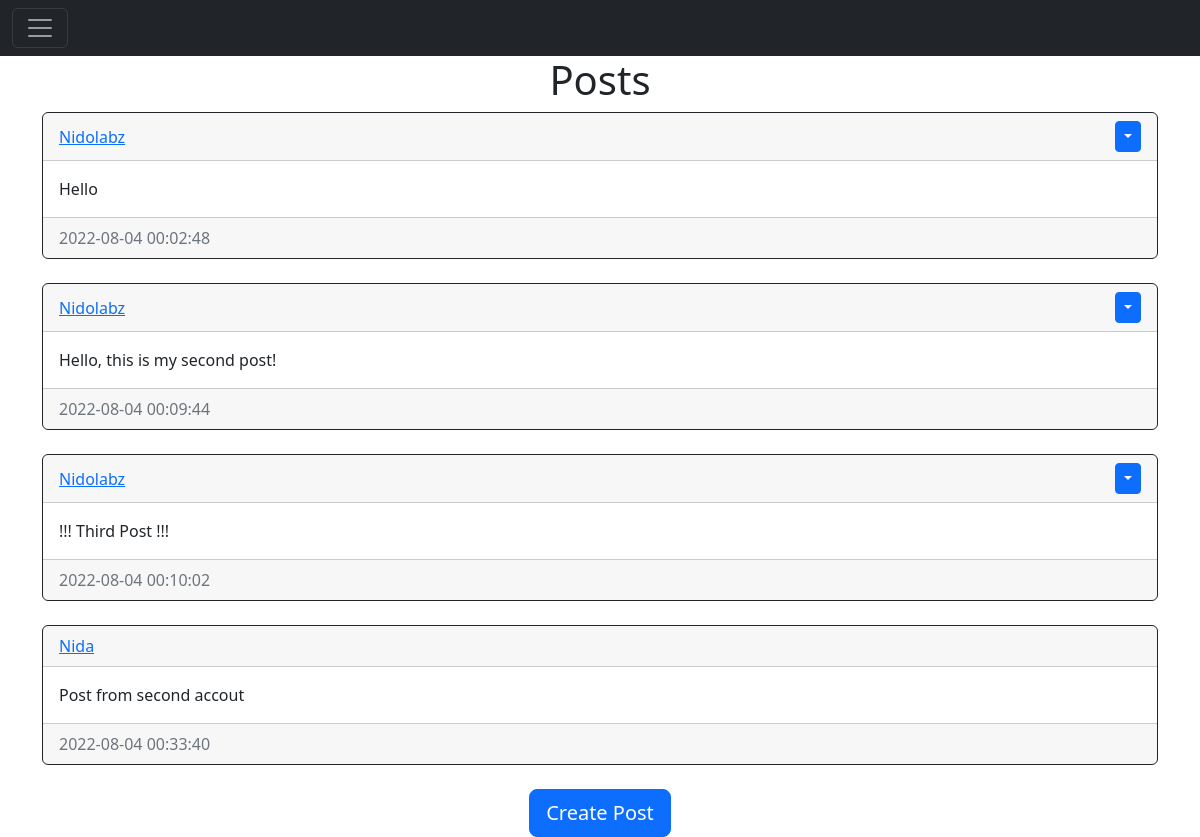
Page / (signed in) on the earlier database version.
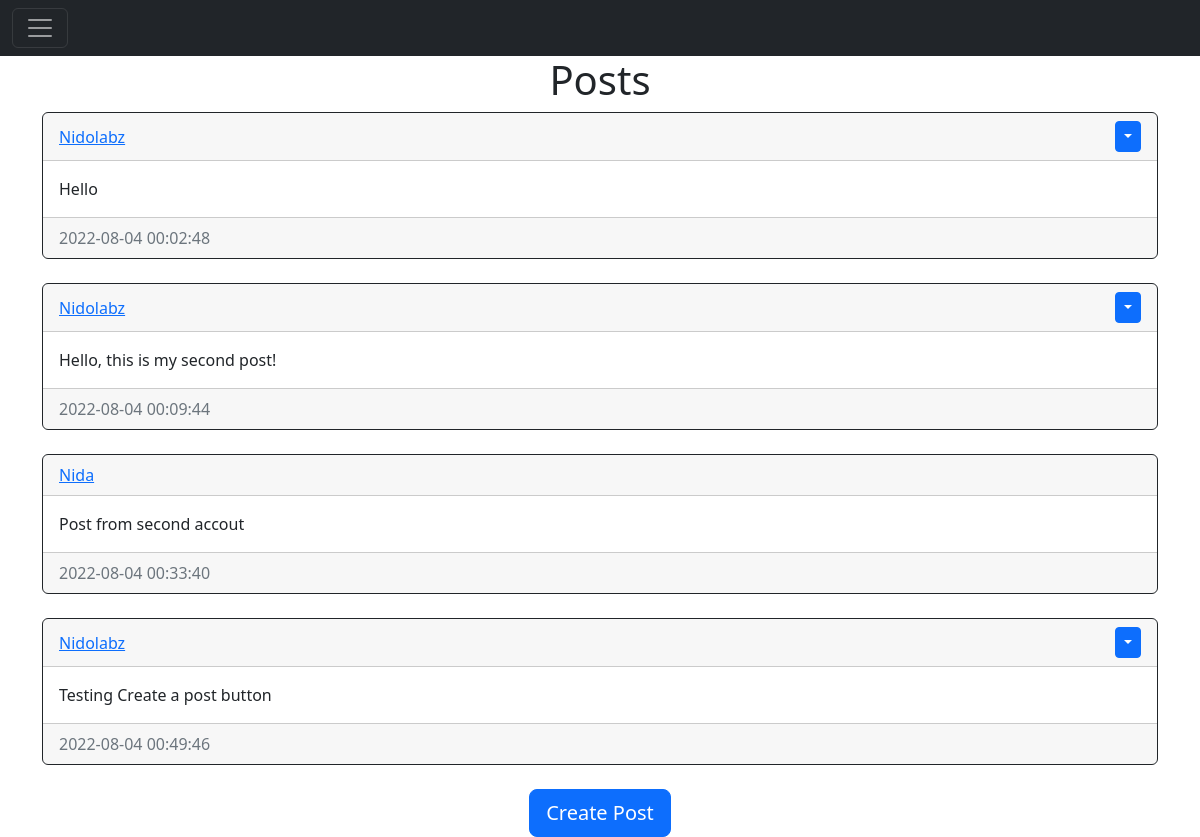
Same page on the later database version.
### website/models.py (models this page shows)
class Post(db.Model): # Post model
    id = db.Column(db.Integer, primary_key=True) # ID of the post
    text = db.Column(db.Text, nullable=False) # Text of the post, cannot be null
    date_created = db.Column(db.DateTime(timezone=True), default=func.now()) # Date post was made
    author = db.Column(db.Integer, db.ForeignKey('user.id', ondelete="Cascade"), nullable=False) # User who made post, is foreign key

class User(db.Model, UserMixin):
    id = db.Column(db.Integer, primary_key=True)
    email = db.Column(db.String(150), unique=True)
    username = db.Column(db.String(150), unique=True)
    password = db.Column(db.String(150))
    date_created = db.Column(db.DateTime(timezone=True), default=func.now())
    posts = db.relationship('Post', backref='user', passive_deletes=True) # Stores posts made by this user, which can be backreferenced through post.user

### website/views.py (the view)
@views.route("/home")
@views.route("/")
@login_required
def home():
    posts = Post.query.all() # Gets all posts
    return render_template("home.html", user=current_user, posts=posts)

### website/__init__.py (called while the page is built)
def create_app():
    app = Flask(__name__)
    app.config['SECRET_KEY'] = "helloworld"
    app.config['SQLALCHEMY_DATABASE_URI'] = f'sqlite:///{DB_NAME}'
    db.init_app(app)
    from .views import views
    from .auth import auth
    app.register_blueprint(views, url_prefix="/")
    app.register_blueprint(auth, url_prefix="/")
    from .models import User, Post
    create_database(app)
    login_manager = LoginManager()
    login_manager.login_view = "auth.login"
    login_manager.init_app(app)
    @login_manager.user_loader
    def load_user(id):
        return User.query.get(int(id))
    @app.route("/")
    def home():
        return "<h1>Hello<h1>"
    @app.route("/profile")
    def profile():
        return "<h1>Profile<h1>"
    return app

### website/templates/home.html (shortened to what this page needs)
{%extends "base.html"%}
{% block content %}
<h1 align="center">Posts</h1>
<div id="posts">
{% for post in posts %}
    <div class="card border-dark">
        <div class="card-header d-flex justify-content-between align-items-center">
            <a href="/posts/{{post.user.username}}">
                {{post.user.username}}
            </a>
            {% if user.id == post.author %}
            <div class="btn-group">
                <button type="button" class="btn btn-sm btn-primary dropdown-toggle" data-bs-toggle="dropdown"></button>
            </div>
            {% endif %}
        </div>
        <div class="card-body">
            <div class="card-text">
                {{post.text}}
            </div>
        </div>
        <div class="card-footer text-muted">
            {{post.date_created}}
        </div>
    </div>
    <br />
{% endfor %}
<div align="center">
    <a href="/create-post">
        <button type="button" class="btn btn-primary btn-lg"> Create Post </button>
    </a>
</div>
</div>
{% endblock %}

### website/templates/base.html (shortened to what this page needs)
<!DOCTYPE html>
<html lang="en">
<head>
    <link href="https://cdn.jsdelivr.net/npm/bootstrap@5.2.0/dist/css/bootstrap.min.css" rel="stylesheet">
</head>
<body>
    <nav class="navbar navbar-dark bg-dark">
        <div class="container-fluid">
            <button class="navbar-toggler" type="button" data-bs-toggle="collapse" data-bs-target="#navbarSupportedContent" aria-controls="navbarSupportedContent" aria-expanded="false" aria-label="Toggle navigation">
                <span class="navbar-toggler-icon"></span>
            </button>
        </div>
    </nav>
    <div class="container">{% block content %}{% endblock %}</div>
</body>
</html>

Differences in the rows shown:
removed Post: user.username "Nidolabz", text "!!! Third Post !!!", date_created "2022-08-04 00:10:02"
added Post: user.username "Nidolabz", text "Testing Create a post button", date_created "2022-08-04 00:49:46"
